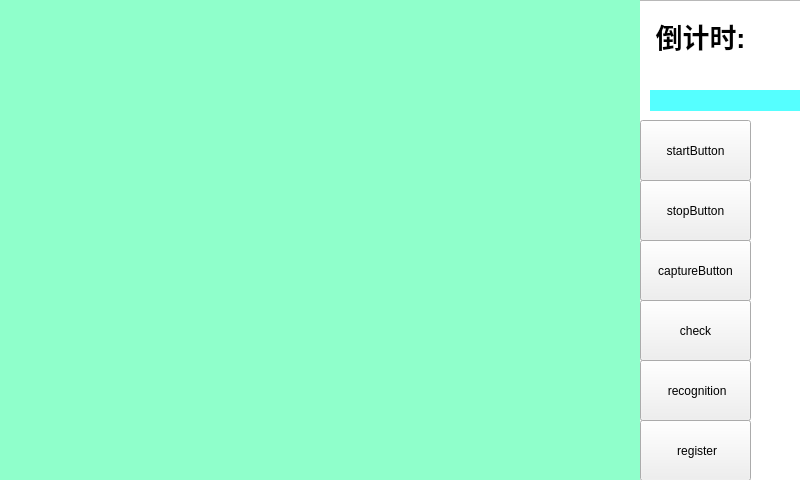
<?xml version="1.0" encoding="UTF-8"?>
<ui version="4.0">
 <class>loginFaceWindow</class>
 <widget class="QMainWindow" name="loginFaceWindow">
  <property name="geometry">
   <rect>
    <x>0</x>
    <y>0</y>
    <width>800</width>
    <height>480</height>
   </rect>
  </property>
  <property name="windowTitle">
   <string>MainWindow</string>
  </property>
  <widget class="QWidget" name="centralwidget">
   <widget class="QPushButton" name="recognition">
    <property name="geometry">
     <rect>
      <x>640</x>
      <y>360</y>
      <width>111</width>
      <height>61</height>
     </rect>
    </property>
    <property name="text">
     <string> recognition</string>
    </property>
   </widget>
   <widget class="QPushButton" name="startButton">
    <property name="geometry">
     <rect>
      <x>640</x>
      <y>120</y>
      <width>111</width>
      <height>61</height>
     </rect>
    </property>
    <property name="text">
     <string>startButton</string>
    </property>
   </widget>
   <widget class="QPushButton" name="captureButton">
    <property name="geometry">
     <rect>
      <x>640</x>
      <y>240</y>
      <width>111</width>
      <height>61</height>
     </rect>
    </property>
    <property name="text">
     <string>captureButton</string>
    </property>
   </widget>
   <widget class="QPushButton" name="checkButton">
    <property name="geometry">
     <rect>
      <x>640</x>
      <y>300</y>
      <width>111</width>
      <height>61</height>
     </rect>
    </property>
    <property name="text">
     <string>check</string>
    </property>
   </widget>
   <widget class="QPushButton" name="stopButton">
    <property name="geometry">
     <rect>
      <x>640</x>
      <y>180</y>
      <width>111</width>
      <height>61</height>
     </rect>
    </property>
    <property name="text">
     <string>stopButton</string>
    </property>
   </widget>
   <widget class="QLabel" name="label">
    <property name="geometry">
     <rect>
      <x>0</x>
      <y>0</y>
      <width>640</width>
      <height>480</height>
     </rect>
    </property>
    <property name="styleSheet">
     <string notr="true">background-color: rgb(143, 255, 203);</string>
    </property>
    <property name="text">
     <string/>
    </property>
   </widget>
   <widget class="QLabel" name="label_2">
    <property name="geometry">
     <rect>
      <x>750</x>
      <y>10</y>
      <width>41</width>
      <height>51</height>
     </rect>
    </property>
    <property name="font">
     <font>
      <pointsize>20</pointsize>
      <weight>75</weight>
      <bold>true</bold>
     </font>
    </property>
    <property name="styleSheet">
     <string notr="true"/>
    </property>
    <property name="text">
     <string/>
    </property>
    <property name="alignment">
     <set>Qt::AlignCenter</set>
    </property>
   </widget>
   <widget class="QLabel" name="label_3">
    <property name="geometry">
     <rect>
      <x>640</x>
      <y>10</y>
      <width>121</width>
      <height>51</height>
     </rect>
    </property>
    <property name="font">
     <font>
      <pointsize>20</pointsize>
      <weight>75</weight>
      <bold>true</bold>
     </font>
    </property>
    <property name="styleSheet">
     <string notr="true"/>
    </property>
    <property name="text">
     <string>倒计时:</string>
    </property>
    <property name="alignment">
     <set>Qt::AlignCenter</set>
    </property>
   </widget>
   <widget class="QLabel" name="accountLabel">
    <property name="geometry">
     <rect>
      <x>650</x>
      <y>90</y>
      <width>151</width>
      <height>21</height>
     </rect>
    </property>
    <property name="styleSheet">
     <string notr="true">background-color: rgb(85, 255, 255);</string>
    </property>
    <property name="text">
     <string/>
    </property>
   </widget>
   <widget class="QPushButton" name="registerButton">
    <property name="geometry">
     <rect>
      <x>640</x>
      <y>420</y>
      <width>111</width>
      <height>61</height>
     </rect>
    </property>
    <property name="text">
     <string> register</string>
    </property>
   </widget>
   <widget class="QListWidget" name="listWidget">
    <property name="geometry">
     <rect>
      <x>0</x>
      <y>0</y>
      <width>801</width>
      <height>481</height>
     </rect>
    </property>
    <property name="styleSheet">
     <string notr="true">background-image: url(:/image/bg1.jpg);</string>
    </property>
   </widget>
   <zorder>listWidget</zorder>
   <zorder>recognition</zorder>
   <zorder>startButton</zorder>
   <zorder>captureButton</zorder>
   <zorder>checkButton</zorder>
   <zorder>stopButton</zorder>
   <zorder>label</zorder>
   <zorder>label_2</zorder>
   <zorder>label_3</zorder>
   <zorder>accountLabel</zorder>
   <zorder>registerButton</zorder>
  </widget>
 </widget>
 <resources/>
 <connections/>
</ui>
